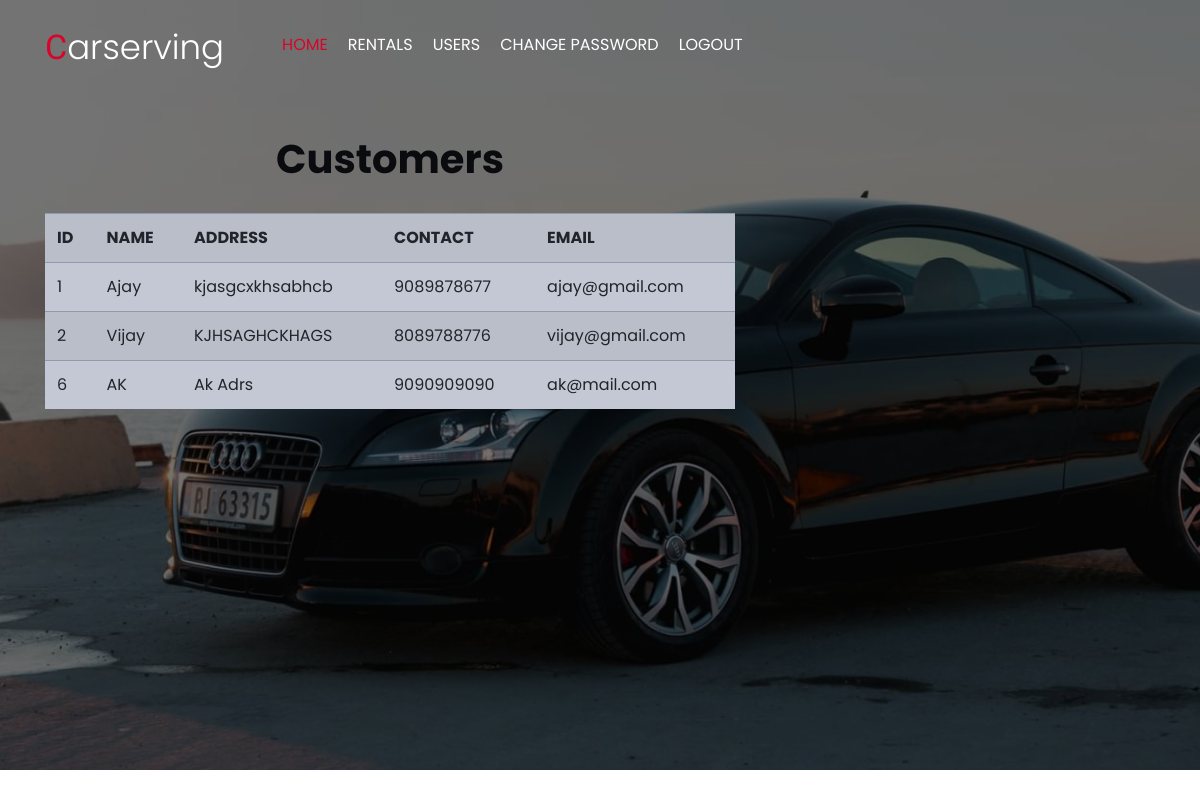
/admin/viewuser.php, run on the app's committed database.
### tables this page shows
CREATE TABLE `register` (
  `id` int(11) NOT NULL AUTO_INCREMENT,
  `name` varchar(100) DEFAULT NULL,
  `address` varchar(100) DEFAULT NULL,
  `email` varchar(100) DEFAULT NULL,
  `phone` varchar(100) DEFAULT NULL,
  PRIMARY KEY (`id`)
);

### admin/viewuser.php (the view)
<?php
include 'adminheader.php';
include '../connection.php';
?>
<center>
    <h1>Customers</h1>
<table  class="table table-secondary table-striped table-hover" style="margin-top:30px;margin-bottom:200px;">
      <tr>
          <th>ID</th>
          <th>NAME</th>
          <th>ADDRESS</th>
          <th>CONTACT</th>
          <th>EMAIL</th>
      </tr>
      <?php
      $qry="select * from register m,login l where l.uid=m.id and l.statas='1' and l.usertype='user'";
      $res=mysqli_query($con,$qry);
      while($row=mysqli_fetch_array($res))
      {
      echo '<tr>
          <td>'.$row['id'].'</td>
          <td>'.$row['name'].'</td>
          <td>'.$row['address'].'</td>
          <td>'.$row['phone'].'</td>
          <td>'.$row['email'].'</td>
      </tr>';
      }
      ?>
  </table>
</center>
<br>
<br><br><br>

### data on the page
register: login.id "1", name "Ajay", address "kjasgcxkhsabhcb", phone "9089878677", email "ajay@gmail.com"
register: login.id "2", name "Vijay", address "KJHSAGHCKHAGS", phone "8089788776", email "vijay@gmail.com"
register: login.id "6", name "AK", address "Ak Adrs", phone "9090909090", email "ak@mail.com"
